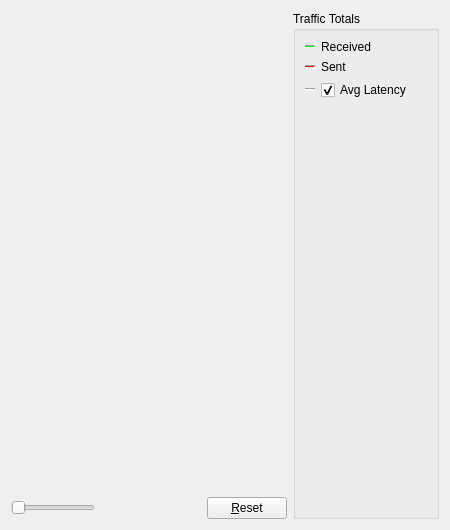
     <widget class="QWidget" name="tab_nettraffic">
      <attribute name="title">
       <string>&amp;Network Traffic</string>
      </attribute>
      <layout class="QHBoxLayout" name="horizontalLayout_3">
       <item>
        <layout class="QVBoxLayout" name="verticalLayout_4">
         <item>
          <widget class="TrafficGraphWidget" name="trafficGraph" native="true">
           <property name="sizePolicy">
            <sizepolicy hsizetype="Expanding" vsizetype="Expanding">
             <horstretch>0</horstretch>
             <verstretch>0</verstretch>
            </sizepolicy>
           </property>
          </widget>
         </item>
         <item>
          <layout class="QHBoxLayout" name="horizontalLayout_2">
           <item>
            <widget class="QSlider" name="sldGraphRange">
             <property name="minimum">
              <number>1</number>
             </property>
             <property name="maximum">
              <number>1440</number>
             </property>
             <property name="pageStep">
              <number>60</number>
             </property>
             <property name="value">
              <number>5</number>
             </property>
             <property name="orientation">
              <enum>Qt::Horizontal</enum>
             </property>
            </widget>
           </item>
           <item>
            <widget class="QLabel" name="lblGraphRange">
             <property name="minimumSize">
              <size>
               <width>100</width>
               <height>0</height>
              </size>
             </property>
             <property name="alignment">
              <set>Qt::AlignCenter</set>
             </property>
            </widget>
           </item>
           <item>
            <widget class="QPushButton" name="btnClearTrafficGraph">
             <property name="text">
              <string>&amp;Reset</string>
             </property>
             <property name="autoDefault">
              <bool>false</bool>
             </property>
            </widget>
           </item>
          </layout>
         </item>
        </layout>
       </item>
       <item>
        <layout class="QVBoxLayout" name="verticalLayout">
         <item>
          <widget class="QGroupBox" name="groupBox">
           <property name="title">
            <string>Traffic Totals</string>
           </property>
           <layout class="QVBoxLayout" name="verticalLayout_5">
            <item>
             <layout class="QHBoxLayout" name="horizontalLayout_4">
              <item>
               <widget class="Line" name="line">
                <property name="sizePolicy">
                 <sizepolicy hsizetype="Fixed" vsizetype="Fixed">
                  <horstretch>0</horstretch>
                  <verstretch>0</verstretch>
                 </sizepolicy>
                </property>
                <property name="minimumSize">
                 <size>
                  <width>10</width>
                  <height>0</height>
                 </size>
                </property>
                <property name="palette">
                 <palette>
                  <active>
                   <colorrole role="Light">
                    <brush brushstyle="SolidPattern">
                     <color alpha="255">
                      <red>0</red>
                      <green>255</green>
                      <blue>0</blue>
                     </color>
                    </brush>
                   </colorrole>
                  </active>
                  <inactive>
                   <colorrole role="Light">
                    <brush brushstyle="SolidPattern">
                     <color alpha="255">
                      <red>0</red>
                      <green>255</green>
                      <blue>0</blue>
                     </color>
                    </brush>
                   </colorrole>
                  </inactive>
                  <disabled>
                   <colorrole role="Light">
                    <brush brushstyle="SolidPattern">
                     <color alpha="255">
                      <red>0</red>
                      <green>255</green>
                      <blue>0</blue>
                     </color>
                    </brush>
                   </colorrole>
                  </disabled>
                 </palette>
                </property>
                <property name="orientation">
                 <enum>Qt::Horizontal</enum>
                </property>
               </widget>
              </item>
              <item>
               <widget class="QLabel" name="label_16">
                <property name="text">
                 <string>Received</string>
                </property>
               </widget>
              </item>
              <item>
               <widget class="QLabel" name="lblBytesIn">
                <property name="minimumSize">
                 <size>
                  <width>50</width>
                  <height>0</height>
                 </size>
                </property>
                <property name="alignment">
                 <set>Qt::AlignRight|Qt::AlignTrailing|Qt::AlignVCenter</set>
                </property>
               </widget>
              </item>
             </layout>
            </item>
            <item>
             <layout class="QHBoxLayout" name="horizontalLayout_5">
              <item>
               <widget class="Line" name="line_2">
                <property name="sizePolicy">
                 <sizepolicy hsizetype="Fixed" vsizetype="Fixed">
                  <horstretch>0</horstretch>
                  <verstretch>0</verstretch>
                 </sizepolicy>
                </property>
                <property name="minimumSize">
                 <size>
                  <width>10</width>
                  <height>0</height>
                 </size>
                </property>
                <property name="palette">
                 <palette>
                  <active>
                   <colorrole role="Light">
                    <brush brushstyle="SolidPattern">
                     <color alpha="255">
                      <red>255</red>
                      <green>0</green>
                      <blue>0</blue>
                     </color>
                    </brush>
                   </colorrole>
                  </active>
                  <inactive>
                   <colorrole role="Light">
                    <brush brushstyle="SolidPattern">
                     <color alpha="255">
                      <red>255</red>
                      <green>0</green>
                      <blue>0</blue>
                     </color>
                    </brush>
                   </colorrole>
                  </inactive>
                  <disabled>
                   <colorrole role="Light">
                    <brush brushstyle="SolidPattern">
                     <color alpha="255">
                      <red>255</red>
                      <green>0</green>
                      <blue>0</blue>
                     </color>
                    </brush>
                   </colorrole>
                  </disabled>
                 </palette>
                </property>
                <property name="orientation">
                 <enum>Qt::Horizontal</enum>
                </property>
               </widget>
              </item>
              <item>
               <widget class="QLabel" name="label_17">
                <property name="text">
                 <string>Sent</string>
                </property>
               </widget>
              </item>
              <item>
               <widget class="QLabel" name="lblBytesOut">
                <property name="minimumSize">
                 <size>
                  <width>50</width>
                  <height>0</height>
                 </size>
                </property>
                <property name="alignment">
                 <set>Qt::AlignRight|Qt::AlignTrailing|Qt::AlignVCenter</set>
                </property>
               </widget>
              </item>
             </layout>
            </item>
            <item>
             <layout class="QHBoxLayout" name="horizontalLayoutAvgLatency">
              <item>
               <widget class="Line" name="lineAvgLatency">
                <property name="sizePolicy">
                 <sizepolicy hsizetype="Fixed" vsizetype="Fixed">
                  <horstretch>0</horstretch>
                  <verstretch>0</verstretch>
                 </sizepolicy>
                </property>
                <property name="minimumSize">
                 <size>
                  <width>10</width>
                  <height>0</height>
                 </size>
                </property>
                <property name="palette">
                 <palette>
                  <active>
                   <colorrole role="Light">
                    <brush brushstyle="SolidPattern">
                     <color alpha="255">
                      <red>102</red>
                      <green>204</green>
                      <blue>238</blue>
                     </color>
                    </brush>
                   </colorrole>
                  </active>
                 </palette>
                </property>
                <property name="orientation">
                 <enum>Qt::Horizontal</enum>
                </property>
               </widget>
              </item>
              <item>
               <widget class="QCheckBox" name="chkAvgPeerLatency">
                <property name="toolTip">
                 <string>Average network delay; lower values indicate higher responsiveness across all connected peers.</string>
                </property>
                <property name="text">
                 <string>Avg Latency</string>
                </property>
                <property name="checked">
                 <bool>true</bool>
                </property>
               </widget>
              </item>
             </layout>
            </item>
            <item>
             <spacer name="verticalSpacer_4">
              <property name="orientation">
               <enum>Qt::Vertical</enum>
              </property>
              <property name="sizeHint" stdset="0">
               <size>
                <width>20</width>
                <height>407</height>
               </size>
              </property>
             </spacer>
            </item>
           </layout>
          </widget>
         </item>
        </layout>
       </item>
      </layout>
     </widget>
